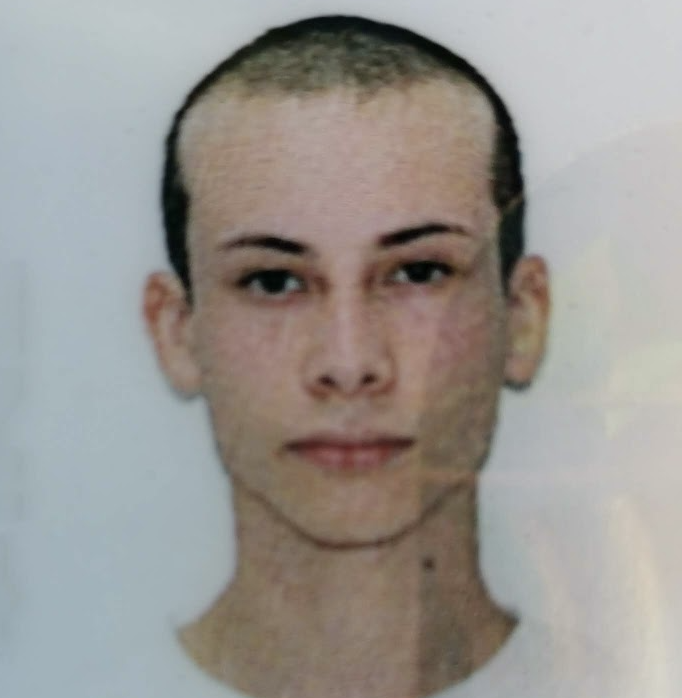
#> input picture 2do Parcial/pca/mugshot.png, 682 x 698 px
$ jupyter execute --allow-errors pca.ipynb
#> lines starting #> are read from the running program, lines starting #| are printed output that depends on the picture
[cell 1]
import numpy as np
import matplotlib.pyplot as plt
from sklearn.datasets import fetch_olivetti_faces
from sklearn.decomposition import PCA

#> (the rest of this cell did not finish here and is left out)

#> (a cell that did not finish here is left out)

[cell 3]
rostro_original = plt.imread("mugshot.png")
#> rostro_original is the input picture: shape (698, 682, 4) float32; mean R, G, B, A 0.604, 0.59, 0.573, 1
# rostro_original = X[10]

# #Resize the image to 64x64 pixels and convert it to grayscale if necessary
from skimage.transform import resize
rostro_original = resize(rostro_original, (64, 64), anti_aliasing=True)
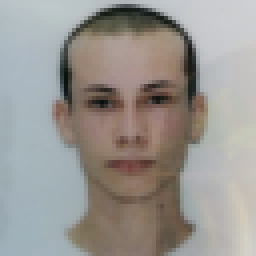
#> rostro_original: shape (64, 64, 4) float32 (shown 4 times larger); mean R, G, B, A 0.604, 0.59, 0.573, 1
if rostro_original.ndim == 3:
    rostro_original = np.mean(rostro_original, axis=2)
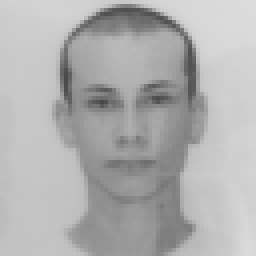
#> rostro_original: shape (64, 64) float32 (shown 4 times larger); min 0.284, max 0.865, mean 0.692

#> (the rest of this cell did not finish here and is left out)
